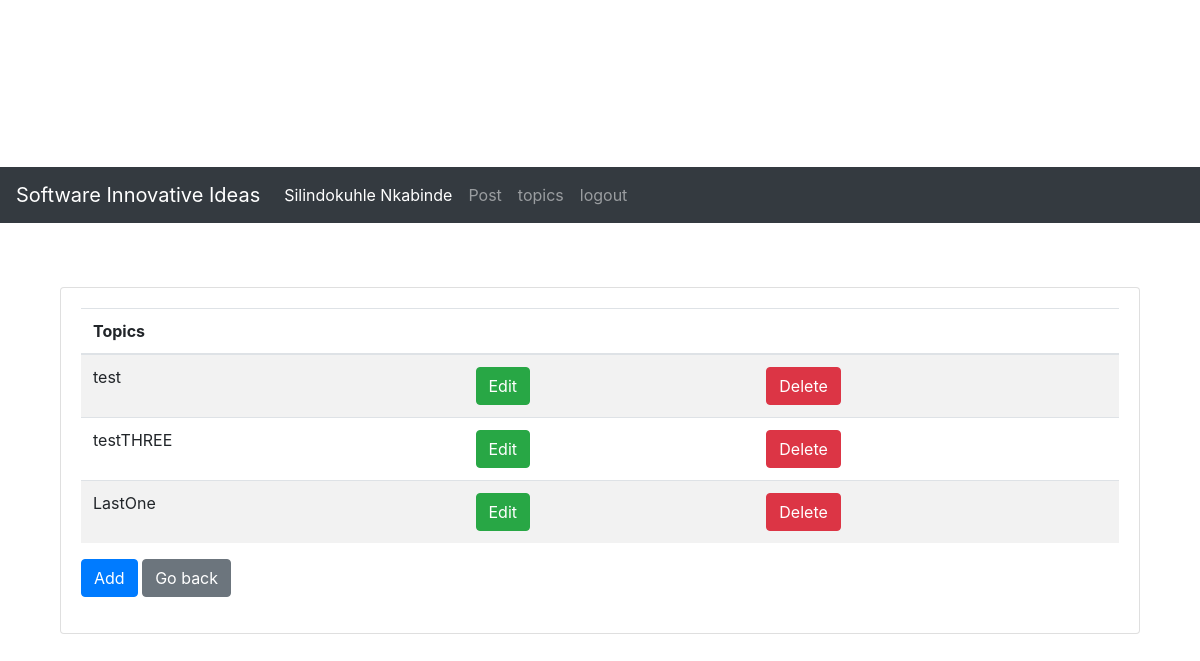
/topics/16, run on the app's committed database.
### blog/models.py (models this page shows)
class Topics(models.Model):
	topic = models.CharField(max_length=255)
	topic_date = models.DateTimeField(max_length=50)

### blog/views.py (the view)
# urls.py: path('topics/<int:userid>', views.topics, name='topics'),
def topics(request, userid):
    print(userid)
    listtopicsqueryresult = topics_queries.list_topics_query();
    if listtopicsqueryresult["success"] == True:
        template = loader.get_template('topics.html')
        context = {"topics": listtopicsqueryresult["result"], "userid": userid}
        return HttpResponse(template.render(context, request))
    template = loader.get_template('topics.html')
    context = {"userid": userid}
    return HttpResponse(template.render(context, request))

### blog/topics_queries.py (called while the page is built)
def list_topics_query():
	result = {"success": False, "result": {}, "error": []}
	try:
		list_topics_query_result = Topics.objects.values().distinct()
		if list_topics_query_result is None:
			return result
		else:
			result["success"] = True
			result["result"] = list_topics_query_result
			result["error"] = []
			return result
		return result
	except Exception as error:
			result["success"] = False
			result["result"] = {}
			result["error"].append(error)
	return result

### blog/templates/topics.html (shortened to what this page needs)
﻿<!DOCTYPE html>
{% load static %}
<html lang="en" xmlns="http://www.w3.org/1999/xhtml">
<head>
    <link rel="stylesheet" href="{% static '.\bootstrap\dist\css\bootstrap.css' %}">
    <link rel="stylesheet" href="{% static '.\bootstrap\dist\css\website\landing.css' %}">
</head>
<body>
    <nav class="navbar navbar-expand-lg navbar-dark bg-dark">
        <a class="navbar-brand" href="#">Software Innovative Ideas</a>
        <div class="collapse navbar-collapse" id="navbarSupportedContent">
            <ul class="navbar-nav mr-auto">
                <li class="nav-item active">
                    <a class="nav-link" href="./myprofile.html">Silindokuhle Nkabinde<span class="sr-only">(current)</span></a>
                </li>
                <li class="nav-item">
                    <a class="nav-link" href="./addpost.html">Post</a>
                </li>
                <li class="nav-item">
                    <a class="nav-link" href="./topics.html">topics</a>
                </li>
                <li class="nav-item">
                    <a class="nav-link" href="/logout/">logout</a>
                </li>
            </ul>
        </div>
    </nav>
    <div class="pt-5 container">
        <div class="row">
            <div class="col-md-12">
                <div class="pt-3 pb-4 container ">
                    <div class="pb-3 card">
                        <div class="card-body">
                            <table class="table table-striped">
                                <thead>
                                    <tr>
                                        <th>Topics</th>
                                        <th></th>
                                        <th></th>
                                    </tr>
                                </thead>
                                <tbody>
                                    {% for x in topics %}
                                    <tr>
                                        <td>{{ x.topic }}</td>
                                        <td><a href="/edittopic/{{x.id}}" class="btn btn-success">Edit</a></td>
                                        <td><a href="/deletetopic/{{x.id}}" class="btn btn-danger">Delete</a></td>
                                    </tr>
                                    {% endfor %}
                                </tbody>
                            </table>
                            <a href="/addtopic/" class="btn btn-primary">Add</a>
                            <a href="/landing/{{userid}}" class="btn btn-secondary">Go back</a>
                        </div>
                    </div>
                </div>
            </div>
        </div>
    </div>
</body>
</html>

### data on the page
Topics: topic "test"
Topics: topic "testTHREE"
Topics: topic "LastOne"
